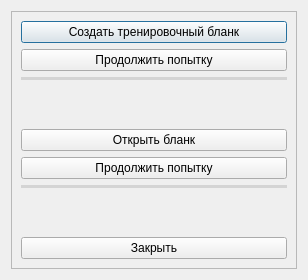
<?xml version="1.0" encoding="UTF-8"?>
<ui version="4.0">
 <class>Dialog</class>
 <widget class="QDialog" name="Dialog">
  <property name="windowModality">
   <enum>Qt::WindowModal</enum>
  </property>
  <property name="geometry">
   <rect>
    <x>0</x>
    <y>0</y>
    <width>308</width>
    <height>280</height>
   </rect>
  </property>
  <property name="windowTitle">
   <string>Dialog</string>
  </property>
  <layout class="QVBoxLayout" name="verticalLayout">
   <property name="spacing">
    <number>6</number>
   </property>
   <item>
    <widget class="QFrame" name="frame">
     <property name="frameShape">
      <enum>QFrame::StyledPanel</enum>
     </property>
     <property name="frameShadow">
      <enum>QFrame::Raised</enum>
     </property>
     <layout class="QVBoxLayout" name="verticalLayout_3">
      <item>
       <widget class="QPushButton" name="butt_create">
        <property name="text">
         <string>Создать тренировочный бланк</string>
        </property>
       </widget>
      </item>
      <item>
       <widget class="QPushButton" name="butt_continue_training">
        <property name="text">
         <string>Продолжить попытку</string>
        </property>
       </widget>
      </item>
      <item>
       <widget class="Line" name="line_2">
        <property name="styleSheet">
         <string notr="true">border-radius: 10px;
border-color: beige;
background-color: #d4d4d4;</string>
        </property>
        <property name="frameShadow">
         <enum>QFrame::Raised</enum>
        </property>
        <property name="orientation">
         <enum>Qt::Horizontal</enum>
        </property>
       </widget>
      </item>
      <item>
       <spacer name="verticalSpacer_2">
        <property name="orientation">
         <enum>Qt::Vertical</enum>
        </property>
        <property name="sizeHint" stdset="0">
         <size>
          <width>20</width>
          <height>40</height>
         </size>
        </property>
       </spacer>
      </item>
      <item>
       <widget class="QPushButton" name="butt_open">
        <property name="text">
         <string>Открыть бланк</string>
        </property>
       </widget>
      </item>
      <item>
       <widget class="QPushButton" name="butt_continue">
        <property name="text">
         <string>Продолжить попытку</string>
        </property>
       </widget>
      </item>
      <item>
       <widget class="Line" name="line">
        <property name="styleSheet">
         <string notr="true">border-radius: 10px;
border-color: beige;
background-color: #d4d4d4;</string>
        </property>
        <property name="frameShadow">
         <enum>QFrame::Raised</enum>
        </property>
        <property name="lineWidth">
         <number>1</number>
        </property>
        <property name="midLineWidth">
         <number>0</number>
        </property>
        <property name="orientation">
         <enum>Qt::Horizontal</enum>
        </property>
       </widget>
      </item>
      <item>
       <spacer name="verticalSpacer">
        <property name="orientation">
         <enum>Qt::Vertical</enum>
        </property>
        <property name="sizeHint" stdset="0">
         <size>
          <width>20</width>
          <height>40</height>
         </size>
        </property>
       </spacer>
      </item>
      <item>
       <widget class="QPushButton" name="butt_close">
        <property name="text">
         <string>Закрыть</string>
        </property>
       </widget>
      </item>
     </layout>
    </widget>
   </item>
  </layout>
 </widget>
 <resources/>
 <connections/>
</ui>
